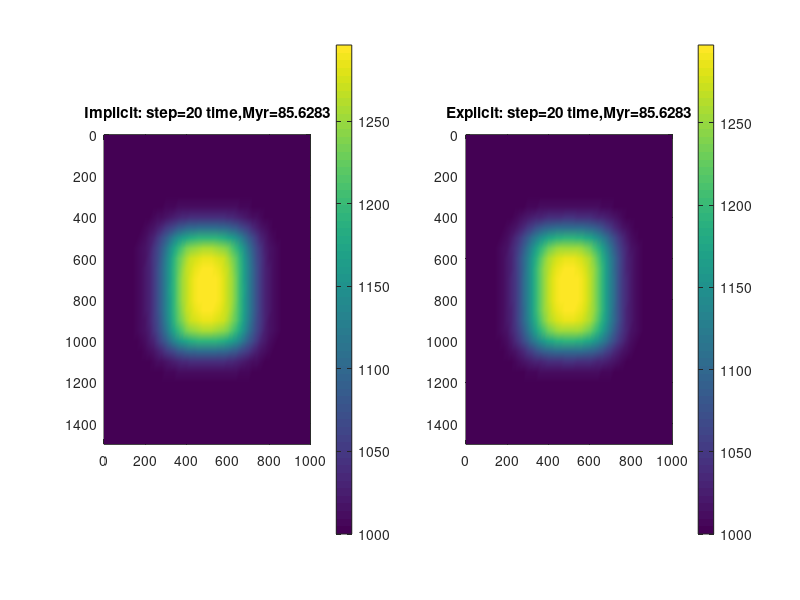

This figure's MATLAB source:
% Solution of 2D temperature equation on a regular grid 
% for a non-moving medium with constant conductivity;
% comparison of implicit and explicit method


% Clean all variables
clear all;
% Clear all figures
clf;

% Numerical model parameters
% Boundary conditions = constant temperature
% setup correspond to a squre temperature wave
% Model size, m
xsize=1000000; % Horizontal
ysize=1500000; % Vertical

% Numbers of nodes
xnum=51; % Horizontal
ynum=31; % Vertical
% Grid step
xstp=xsize/(xnum-1); % Horizontal
ystp=ysize/(ynum-1); % Vertical
tnum=20; % number of timesteps

% Material properties
k=3; % Thermal conductivity, W/m/K
cp=1000; % Heat capacity, J/kg/K
rho=3200; % Density, kg/m^3
kappa=k/rho/cp; % Thermal diffusivity, m^2/s

% Making vectors for nodal points positions (basic nodes)
x=0:xstp:xsize; % Horizontal
y=0:ystp:ysize; % Vertical

% Timestep
dtexp=min(xstp,ystp)^2/3/kappa; % Limitation for explicit timestep 
dt=1.0*dtexp; % Timestep, s


% Define initial temperature profile
tback=1000; % background temperature, K
twave=1300; % temperature wave, K
% Creatiing arrays
t0exp=tback*ones(ynum,xnum); % for explicit solving 
t0imp=tback*ones(ynum,xnum); % for implicit solving
for i=1:1:ynum
    for j=1:1:xnum
        % Temperature wave
        if(y(i)>ysize*0.3 && y(i)<ysize*0.7 && x(j)>xsize*0.3 && x(j)<xsize*0.7) 
            t0exp(i,j)=twave; % for explicit solving
            t0imp(i,j)=twave; % for implicit solving
        end
    end
end


% Time cycle
timesum=0; % Elapsed time
for t=1:1:tnum

    % Matrix of coefficients initialization for implicit solving
    L=sparse(xnum*ynum,xnum*ynum);
    % Vector of right part initialization for implicit solving
    R=zeros(xnum*ynum,1);
    
    % Implicit solving of 2D temperature equation:
    % dT/dt=kappa*(d2T/dx2+d2T/dy2)
    % Composing matrix of coefficients L()
    % and vector (column) of right parts R()
    % Process all grid points
    for i=1:1:ynum
        for j=1:1:xnum
            % Global index
            k=(j-1)*ynum+i;
            % Boundary nodes
            if(i==1 || i==ynum || j==1 || j==xnum)
                % Upper boundary
                if(i==1)
                    % Constant temperature: T(i,j)=tback
                    L(k,k)=1;
                    R(k,1)=tback;
%                     % Insulating boundary: T(i,j)=T(i+1,j)
%                     L(k,k)=1;
%                     L(k,k+1)=-1;
%                     R(k,1)=0;                    
                end
                % Lower boundary
                if(i==ynum)
                    % Constant temperature: T(i,j)=tback
                    L(k,k)=1;
                    R(k,1)=tback;
%                     % Insulating boundary: T(i,j)=T(i-1,j)
%                     L(k,k)=1;
%                     L(k,k-1)=-1;
%                     R(k,1)=0;                    
                end
                % Left boundary
                if(j==1 && i>1 && i<ynum)
                    % Constant temperature: T(i,j)=tback
                    L(k,k)=1;
                    R(k,1)=tback;
%                     % Insulating boundary: T(i,j)=T(i,j+1)
%                     L(k,k)=1;
%                     L(k,k+ynum)=-1;
%                     R(k,1)=0;                    
                end
                % Right boundary
                if(j==xnum && i>1 && i<ynum)
                    % Constant temperature: T(i,j)=tback
                    L(k,k)=1;
                    R(k,1)=tback;
%                     % Insulating boundary: T(i,j)=T(i,j-1)
%                     L(k,k)=1;
%                     L(k,k-ynum)=-1;
%                     R(k,1)=0;                    
                end
            % Internal nodes
            else
                % dT/dt=kappa*(d2T/dx2+d2T/dy2)
                % Tnew(i)/dt-kappa*(Tnew(i,j-1)-2*Tnew(i,j)+Tnew(i,j+1))/dx^2-kappa*(Tnew(i-1,j)-2*Tnew(i,j)+Tnew(i+1,j))/dy^2=Told(i,j)/dt
                L(k,k-ynum)=-kappa/xstp^2; % coefficient for T(i,j-1)
                L(k,k+ynum)=-kappa/xstp^2; % coefficient for T(i,j+1)
                L(k,k-1)=-kappa/ystp^2; % coefficient for T(i-1,j)
                L(k,k+1)=-kappa/ystp^2; % coefficient for T(i+1,j)
                L(k,k)=1/dt+2*kappa/xstp^2+2*kappa/ystp^2; % coefficient for T(i,j)
                R(k,1)=t0imp(i,j)/dt;
            end
        end
    end
    % Obtaining solution
    S=L\R;
    % Reloading solution to the new temperature array
    for i=1:1:ynum
        for j=1:1:xnum
            % Global index
            k=(j-1)*ynum+i;
            % Reload solution
            t1imp(i,j)=S(k);
        end
    end
    
    

    % Explicit solving of 2D temperature equation:
    % dT/dt=kappa*(d2T/dx2+d2T/dy2)
    % Process internal grid points
    for i=2:1:ynum-1
        for j=2:1:xnum-1
            % dT/dt=kappa*(d2T/dx2+d2T/dy2)
            % Tnew(i,j)=dt*kappa((Told(i,j-1)-2*Told(i,j)+Told(i,j+1))/dx^2+(Told(i-1,j)-2*Told(i,j)+Told(i+1,j))/dy^2)+Told(i,j)
            t1exp(i,j)=dt*kappa*((t0exp(i,j-1)-2*t0exp(i,j)+t0exp(i,j+1))/xstp^2+(t0exp(i-1,j)-2*t0exp(i,j)+t0exp(i+1,j))/ystp^2)+t0exp(i,j);
        end
    end
    % External points
    % Upper boundary
    % Constant temperature: T(1,j)=tback
    t1exp(1,:)=tback;
%     % Insulating boundary: T(1,j)=T(2,j)
%     t1exp(1,:)=t1exp(2,:);
    % Lower boundary
    % Constant temperature: T(ynum,j)=tback
    t1exp(ynum,:)=tback;
%     % Insulating boundary: T(ynum,j)=T(ynum-1,j)
%     t1exp(ynum,:)=t1exp(ynum-1,:);
    % Left boundary
    % Constant temperature: T(i,1)=tback
    t1exp(2:1:ynum-1,1)=tback;
%     % Insulating boundary: T(i,1)=T(i,2)
%     t1exp(2:1:ynum-1,1)=t1exp(2:1:ynum-1,2);
    % Right boundary
    % Constant temperature: T(i,xnum)=tback
    t1exp(2:1:ynum-1,xnum)=tback;
%     % Insulating boundary: T(i,xnum)=T(i,xnum-1)
%     t1exp(2:1:ynum-1,xnum)=t1exp(2:1:ynum-1,xnum-1);
    
      
    % Open figure
    figure(1);
    % Plotting implicit solution
    subplot(1,2,1);
    pcolor(x/1000,y/1000,t1imp);
    shading interp;
    colorbar;
    axis ij image;
%     caxis([tback-100 twave+100]);
    title(['Implicit: step=',num2str(t),' time,Myr=',num2str(timesum/(1e+6*365.25*24*3600))]);
    % Plotting explicit solution
    subplot(1,2,2);
    pcolor(x/1000,y/1000,t1exp);
    shading interp;
    colorbar;
    axis ij image;
%     caxis([tback-100 twave+100]);
    title(['Explicit: step=',num2str(t),' time,Myr=',num2str(timesum/(1e+6*365.25*24*3600))]);
    
    % Stop for .1 second
    pause(.1);
    
    % Add time counter
    timesum=timesum+dt;
    % Reassign temperature profiles for the next step
    t0exp=t1exp;
    t0imp=t1imp;
end